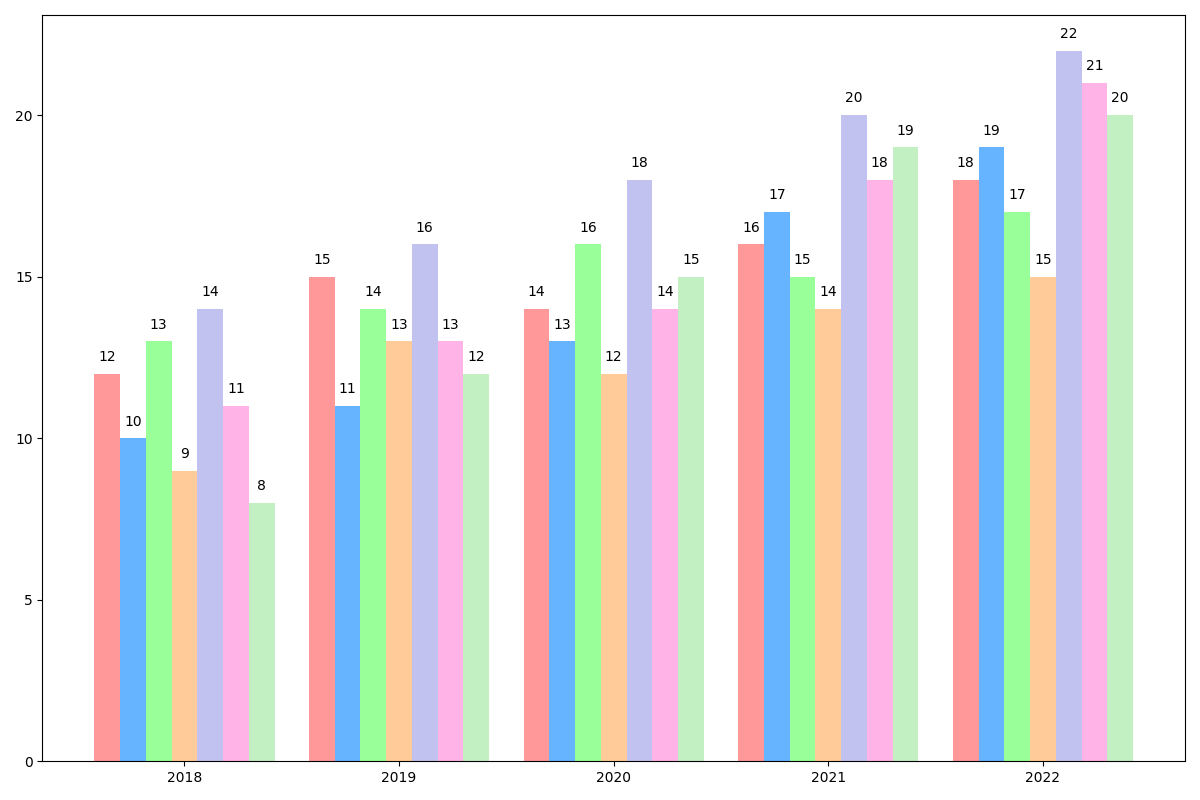

This chart was generated by the following Python code:
import matplotlib.pyplot as plt
import numpy as np

regions = ['Avalon', 'Mystica', 'Faerun', 'Narnia', 'Wonderland', 'Elvandar', 'Middle Earth']
years = [2018, 2019, 2020, 2021, 2022]

production_data = np.array([
    [12, 15, 14, 16, 18],
    [10, 11, 13, 17, 19],
    [13, 14, 16, 15, 17],
    [9, 13, 12, 14, 15],
    [14, 16, 18, 20, 22],
    [11, 13, 14, 18, 21],
    [8, 12, 15, 19, 20]
])

bar_width = 0.12
x = np.arange(len(years))

fig, ax = plt.subplots(figsize=(12, 8))

colors = ['#ff9999', '#66b3ff', '#99ff99', '#ffcc99', '#c2c2f0', '#ffb3e6', '#c2f0c2']

for i, region in enumerate(regions):
    ax.bar(x + i * bar_width, production_data[i], width=bar_width, color=colors[i])

ax.set_xticks(x + bar_width * 3)
ax.set_xticklabels(years)

for i in range(len(regions)):
    for j in range(len(years)):
        ax.text(x[j] + i * bar_width, production_data[i, j] + 0.3, str(production_data[i, j]), ha='center', va='bottom', fontsize=10)

plt.tight_layout()
plt.show()
